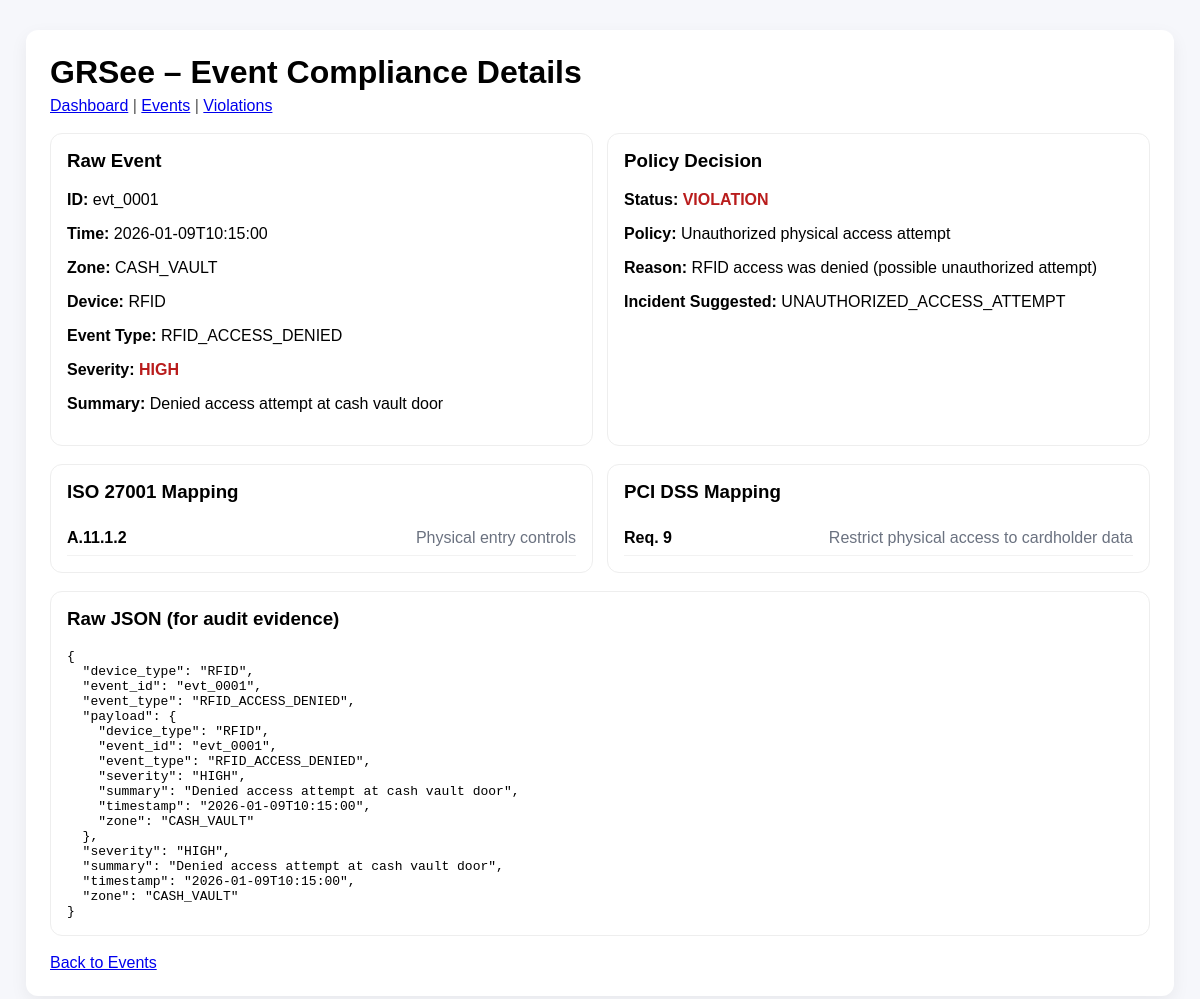
/event/evt_0001, run on the app's committed database.
### models.py (models this page shows)
class Event(db.Model):
    __tablename__ = "events"
    id = db.Column(db.Integer, primary_key=True)
    event_id = db.Column(db.String(64), unique=True, nullable=False)
    device_id_fk = db.Column(db.Integer, db.ForeignKey("devices.id"), nullable=True)
    timestamp = db.Column(db.String(64), nullable=False)
    device_type = db.Column(db.String(64), nullable=False)
    zone = db.Column(db.String(64), nullable=False)
    event_type = db.Column(db.String(64), nullable=False)
    severity = db.Column(db.String(20), nullable=False)
    summary = db.Column(db.String(255), nullable=True)
    payload_json = db.Column(db.Text, nullable=True)
    created_at = db.Column(db.DateTime, default=datetime.utcnow, nullable=False)

### app.py (the view)
@app.route("/event/<event_id>")
def event_detail(event_id):
    events = get_events_source()
    target = next((e for e in events if e.get("event_id") == event_id), None)
    if target is None:
        return render_template("event_detail.html", found=False, event_id=event_id)
    processed = evaluate_event(target)
    return render_template("event_detail.html", found=True, raw=target, proc=processed)

### app.py (called while the page is built)
def event_to_dict(e: Event):
    return {
        "event_id": e.event_id,
        "timestamp": e.timestamp,
        "device_type": e.device_type,
        "zone": e.zone,
        "event_type": e.event_type,
        "severity": e.severity,
        "summary": e.summary,
        "payload": json.loads(e.payload_json) if e.payload_json else None
    }

def get_events_source():
    db_events = Event.query.order_by(Event.timestamp.desc()).all()
    if db_events:
        return [event_to_dict(e) for e in db_events]
    return sorted(load_events_json(), key=lambda e: e.get("timestamp", ""), reverse=True)

### rule_engine.py (called while the page is built)
def _parse_timestamp(ts: str):
    if not ts:
        return None
    ts = ts.split("+")[0].split("Z")[0]
    try:
        return datetime.fromisoformat(ts)
    except ValueError:
        return None

### templates/event_detail.html (shortened to what this page needs)
<!DOCTYPE html>
<html lang="en">
<head>
  <link rel="stylesheet" href="{{ url_for('static', filename='css/style.css') }}">
</head>
<body>
  <div class="container">
    <header class="header">
      <h1>GRSee – Event Compliance Details</h1>
      <p>
        <a href="/dashboard">Dashboard</a> |
        <a href="/events">Events</a> |
        <a href="/violations">Violations</a>
      </p>
    </header>
    {% if not found %}
      <div class="card">
        <h3>Event Not Found</h3>
        <p class="muted">No event found with ID: <strong>{{ event_id }}</strong></p>
      </div>
    {% else %}
      <section class="grid-2">
        <div class="card">
          <h3 style="margin-top: 0;">Raw Event</h3>
          <p><strong>ID:</strong> {{ raw.event_id }}</p>
          <p><strong>Time:</strong> {{ raw.timestamp }}</p>
          <p><strong>Zone:</strong> {{ raw.zone }}</p>
          <p><strong>Device:</strong> {{ raw.device_type }}</p>
          <p><strong>Event Type:</strong> {{ raw.event_type }}</p>
          <p><strong>Severity:</strong>
            <span class="sev sev-{{ raw.severity|lower }}">{{ raw.severity }}</span>
          </p>
          <p><strong>Summary:</strong> {{ raw.summary }}</p>
        </div>
        <div class="card">
          <h3 style="margin-top: 0;">Policy Decision</h3>
          {% if proc.policy_result.is_violation %}
            <p>
              <strong>Status:</strong>
              <span class="sev sev-high">VIOLATION</span>
            </p>
          {% else %}
            <p>
              <strong>Status:</strong>
              <span class="sev sev-low">COMPLIANT</span>
            </p>
          {% endif %}
          <p><strong>Policy:</strong>
            {{ proc.policy_result.policy_name if proc.policy_result.policy_name else "N/A" }}
          </p>
          <p><strong>Reason:</strong> {{ proc.policy_result.reason }}</p>
          {% if proc.incident.create_incident %}
            <p><strong>Incident Suggested:</strong> {{ proc.incident.incident_type }}</p>
          {% else %}
            <p class="muted"><strong>Incident Suggested:</strong> None</p>
          {% endif %}
        </div>
      </section>
      <section class="grid-2">
        <div class="card">
          <h3 style="margin-top: 0;">ISO 27001 Mapping</h3>
          {% if proc.compliance_mapping.iso27001_controls|length == 0 %}
            <p class="muted">No ISO mapping for this event.</p>
          {% else %}
            <ul class="list">
              {% for c in proc.compliance_mapping.iso27001_controls %}
                <li>
                  <span><strong>{{ c.control_id }}</strong></span>
                  <span class="muted">{{ c.title }}</span>
                </li>
              {% endfor %}
            </ul>
          {% endif %}
        </div>
        <div class="card">
          <h3 style="margin-top: 0;">PCI DSS Mapping</h3>
          {% if proc.compliance_mapping.pcidss_requirements|length == 0 %}
            <p class="muted">No PCI mapping for this event.</p>
          {% else %}
            <ul class="list">
              {% for r in proc.compliance_mapping.pcidss_requirements %}
                <li>
                  <span><strong>{{ r.requirement_id }}</strong></span>
                  <span class="muted">{{ r.title }}</span>
                </li>
              {% endfor %}
            </ul>
          {% endif %}
        </div>
      </section>
      <section class="card">
        <h3 style="margin-top: 0;">Raw JSON (for audit evidence)</h3>
        <pre style="white-space: pre-wrap; margin: 0;">{{ raw | tojson(indent=2) }}</pre>
      </section>
    {% endif %}
    <footer class="footer">
      <a href="/events">Back to Events</a>
    </footer>
  </div>
</body>
</html>

### static/css/style.css (style rules this page uses)
body { font-family: Arial, sans-serif; background: #f6f7fb; margin: 0; padding: 0; }
.container { max-width: 1100px; margin: 30px auto; background: white; padding: 24px; border-radius: 12px; box-shadow: 0 6px 18px rgba(0,0,0,0.06); }
.header h1 { margin: 0 0 6px 0; }
.header p { margin: 0 0 18px 0; color: #555; }
.sev { font-weight: bold; }
.sev-high { color: #b91c1c; }
.footer { margin-top: 18px; }
.grid-2 { display: grid; grid-template-columns: 1fr 1fr; gap: 14px; margin: 18px 0; }
.card { background: #fff; border: 1px solid #eee; border-radius: 12px; padding: 16px; }
.list { list-style: none; padding: 0; margin: 10px 0 0 0; }
.list li { display: flex; justify-content: space-between; padding: 8px 0; border-bottom: 1px solid #f2f2f2; }
.muted { color: #6b7280; }

### data on the page
Event: event_id "evt_0001", timestamp "2026-01-09T10:15:00", zone "CASH_VAULT", device_type "RFID", event_type "RFID_ACCESS_DENIED", severity "HIGH", summary "Denied access attempt at cash vault door"

### other printed values
{{ proc.policy_result.reason }} "RFID access was denied (possible unauthorized attempt)"
{{ proc.incident.incident_type }} "UNAUTHORIZED_ACCESS_ATTEMPT"
{{ c.control_id }} "A.11.1.2"
{{ c.title }} "Physical entry controls"
{{ r.requirement_id }} "Req. 9"
{{ r.title }} "Restrict physical access to cardholder data"
